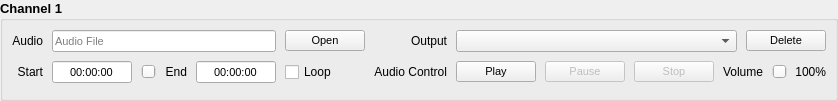
<?xml version="1.0" encoding="UTF-8"?>
<ui version="4.0">
 <class>AudioChannel</class>
 <widget class="QWidget" name="AudioChannel">
  <property name="geometry">
   <rect>
    <x>0</x>
    <y>0</y>
    <width>810</width>
    <height>100</height>
   </rect>
  </property>
  <property name="sizePolicy">
   <sizepolicy hsizetype="Preferred" vsizetype="Maximum">
    <horstretch>0</horstretch>
    <verstretch>0</verstretch>
   </sizepolicy>
  </property>
  <property name="windowTitle">
   <string>Audio Channel</string>
  </property>
  <layout class="QGridLayout" name="gridLayout">
   <property name="leftMargin">
    <number>0</number>
   </property>
   <property name="topMargin">
    <number>0</number>
   </property>
   <property name="rightMargin">
    <number>0</number>
   </property>
   <property name="bottomMargin">
    <number>0</number>
   </property>
   <property name="horizontalSpacing">
    <number>0</number>
   </property>
   <item row="0" column="0">
    <widget class="QGroupBox" name="labelGroupChannel">
     <property name="sizePolicy">
      <sizepolicy hsizetype="Preferred" vsizetype="Maximum">
       <horstretch>0</horstretch>
       <verstretch>0</verstretch>
      </sizepolicy>
     </property>
     <property name="font">
      <font>
       <pointsize>10</pointsize>
       <weight>75</weight>
       <bold>true</bold>
      </font>
     </property>
     <property name="title">
      <string>Channel 1</string>
     </property>
     <layout class="QHBoxLayout" name="horizontalLayout_11">
      <item>
       <widget class="QWidget" name="widget_5" native="true">
        <property name="sizePolicy">
         <sizepolicy hsizetype="Preferred" vsizetype="Maximum">
          <horstretch>0</horstretch>
          <verstretch>0</verstretch>
         </sizepolicy>
        </property>
        <property name="font">
         <font>
          <pointsize>8</pointsize>
          <weight>75</weight>
          <bold>true</bold>
         </font>
        </property>
        <layout class="QGridLayout" name="gridLayout_3" columnstretch="0,0,0,0,0,0,0,0,0">
         <property name="leftMargin">
          <number>0</number>
         </property>
         <property name="topMargin">
          <number>0</number>
         </property>
         <property name="rightMargin">
          <number>0</number>
         </property>
         <property name="bottomMargin">
          <number>6</number>
         </property>
         <property name="spacing">
          <number>9</number>
         </property>
         <item row="0" column="1" colspan="4">
          <widget class="QLineEdit" name="audioFile">
           <property name="minimumSize">
            <size>
             <width>160</width>
             <height>0</height>
            </size>
           </property>
           <property name="font">
            <font>
             <pointsize>8</pointsize>
             <weight>50</weight>
             <bold>false</bold>
            </font>
           </property>
           <property name="readOnly">
            <bool>true</bool>
           </property>
           <property name="placeholderText">
            <string>Audio File</string>
           </property>
          </widget>
         </item>
         <item row="0" column="5">
          <widget class="QPushButton" name="audioOpen">
           <property name="font">
            <font>
             <pointsize>8</pointsize>
             <weight>50</weight>
             <bold>false</bold>
            </font>
           </property>
           <property name="text">
            <string>Open</string>
           </property>
          </widget>
         </item>
         <item row="0" column="0">
          <widget class="QLabel" name="label">
           <property name="font">
            <font>
             <pointsize>9</pointsize>
             <weight>50</weight>
             <bold>false</bold>
            </font>
           </property>
           <property name="text">
            <string>Audio</string>
           </property>
           <property name="alignment">
            <set>Qt::AlignRight|Qt::AlignTrailing|Qt::AlignVCenter</set>
           </property>
          </widget>
         </item>
         <item row="1" column="0">
          <widget class="QLabel" name="label_24">
           <property name="font">
            <font>
             <pointsize>9</pointsize>
             <weight>50</weight>
             <bold>false</bold>
            </font>
           </property>
           <property name="text">
            <string>Start</string>
           </property>
           <property name="alignment">
            <set>Qt::AlignRight|Qt::AlignTrailing|Qt::AlignVCenter</set>
           </property>
          </widget>
         </item>
         <item row="0" column="6">
          <widget class="QLabel" name="label_17">
           <property name="font">
            <font>
             <pointsize>9</pointsize>
             <weight>50</weight>
             <bold>false</bold>
            </font>
           </property>
           <property name="text">
            <string>Output</string>
           </property>
           <property name="alignment">
            <set>Qt::AlignRight|Qt::AlignTrailing|Qt::AlignVCenter</set>
           </property>
          </widget>
         </item>
         <item row="1" column="4">
          <widget class="QLineEdit" name="timeEnd">
           <property name="minimumSize">
            <size>
             <width>80</width>
             <height>0</height>
            </size>
           </property>
           <property name="maximumSize">
            <size>
             <width>80</width>
             <height>16777215</height>
            </size>
           </property>
           <property name="font">
            <font>
             <pointsize>8</pointsize>
             <weight>50</weight>
             <bold>false</bold>
            </font>
           </property>
           <property name="inputMask">
            <string>HH:HH:HH</string>
           </property>
           <property name="text">
            <string>00:00:00</string>
           </property>
           <property name="alignment">
            <set>Qt::AlignCenter</set>
           </property>
           <property name="placeholderText">
            <string>00:00:00</string>
           </property>
          </widget>
         </item>
         <item row="1" column="1">
          <widget class="QLineEdit" name="timeStart">
           <property name="minimumSize">
            <size>
             <width>80</width>
             <height>0</height>
            </size>
           </property>
           <property name="maximumSize">
            <size>
             <width>80</width>
             <height>16777215</height>
            </size>
           </property>
           <property name="font">
            <font>
             <pointsize>8</pointsize>
             <weight>50</weight>
             <bold>false</bold>
            </font>
           </property>
           <property name="inputMask">
            <string>HH:HH:HH</string>
           </property>
           <property name="text">
            <string>00:00:00</string>
           </property>
           <property name="alignment">
            <set>Qt::AlignCenter</set>
           </property>
           <property name="placeholderText">
            <string>00:00:00</string>
           </property>
          </widget>
         </item>
         <item row="1" column="2">
          <widget class="QSlider" name="audioDuration">
           <property name="mouseTracking">
            <bool>false</bool>
           </property>
           <property name="tabletTracking">
            <bool>false</bool>
           </property>
           <property name="tracking">
            <bool>true</bool>
           </property>
           <property name="orientation">
            <enum>Qt::Horizontal</enum>
           </property>
           <property name="invertedAppearance">
            <bool>false</bool>
           </property>
           <property name="invertedControls">
            <bool>false</bool>
           </property>
           <property name="tickPosition">
            <enum>QSlider::NoTicks</enum>
           </property>
          </widget>
         </item>
         <item row="1" column="5">
          <widget class="QCheckBox" name="audioLoop">
           <property name="sizePolicy">
            <sizepolicy hsizetype="Fixed" vsizetype="Fixed">
             <horstretch>0</horstretch>
             <verstretch>0</verstretch>
            </sizepolicy>
           </property>
           <property name="font">
            <font>
             <pointsize>9</pointsize>
             <weight>50</weight>
             <bold>false</bold>
            </font>
           </property>
           <property name="text">
            <string>Loop</string>
           </property>
          </widget>
         </item>
         <item row="0" column="8">
          <widget class="QPushButton" name="btnDelete">
           <property name="sizePolicy">
            <sizepolicy hsizetype="Maximum" vsizetype="Maximum">
             <horstretch>0</horstretch>
             <verstretch>0</verstretch>
            </sizepolicy>
           </property>
           <property name="font">
            <font>
             <pointsize>8</pointsize>
             <weight>50</weight>
             <bold>false</bold>
            </font>
           </property>
           <property name="text">
            <string>Delete</string>
           </property>
          </widget>
         </item>
         <item row="1" column="3">
          <widget class="QLabel" name="label_23">
           <property name="font">
            <font>
             <pointsize>9</pointsize>
             <weight>50</weight>
             <bold>false</bold>
            </font>
           </property>
           <property name="text">
            <string>End</string>
           </property>
           <property name="alignment">
            <set>Qt::AlignRight|Qt::AlignTrailing|Qt::AlignVCenter</set>
           </property>
          </widget>
         </item>
         <item row="0" column="7">
          <widget class="QComboBox" name="audioOutput">
           <property name="sizePolicy">
            <sizepolicy hsizetype="Expanding" vsizetype="Preferred">
             <horstretch>0</horstretch>
             <verstretch>0</verstretch>
            </sizepolicy>
           </property>
           <property name="font">
            <font>
             <pointsize>8</pointsize>
             <weight>50</weight>
             <bold>false</bold>
            </font>
           </property>
          </widget>
         </item>
         <item row="1" column="6">
          <widget class="QLabel" name="label_16">
           <property name="sizePolicy">
            <sizepolicy hsizetype="Preferred" vsizetype="Preferred">
             <horstretch>0</horstretch>
             <verstretch>0</verstretch>
            </sizepolicy>
           </property>
           <property name="font">
            <font>
             <pointsize>9</pointsize>
             <weight>50</weight>
             <bold>false</bold>
            </font>
           </property>
           <property name="text">
            <string>Audio Control</string>
           </property>
           <property name="alignment">
            <set>Qt::AlignRight|Qt::AlignTrailing|Qt::AlignVCenter</set>
           </property>
          </widget>
         </item>
         <item row="1" column="7" colspan="2">
          <layout class="QHBoxLayout" name="horizontalLayout_4">
           <item>
            <widget class="QPushButton" name="btnPlay">
             <property name="font">
              <font>
               <pointsize>8</pointsize>
               <weight>50</weight>
               <bold>false</bold>
              </font>
             </property>
             <property name="text">
              <string>Play</string>
             </property>
            </widget>
           </item>
           <item>
            <widget class="QPushButton" name="btnPause">
             <property name="enabled">
              <bool>false</bool>
             </property>
             <property name="font">
              <font>
               <pointsize>8</pointsize>
               <weight>50</weight>
               <bold>false</bold>
              </font>
             </property>
             <property name="text">
              <string>Pause</string>
             </property>
            </widget>
           </item>
           <item>
            <widget class="QPushButton" name="btnStop">
             <property name="enabled">
              <bool>false</bool>
             </property>
             <property name="font">
              <font>
               <pointsize>8</pointsize>
               <weight>50</weight>
               <bold>false</bold>
              </font>
             </property>
             <property name="text">
              <string>Stop</string>
             </property>
            </widget>
           </item>
           <item>
            <layout class="QHBoxLayout" name="horizontalLayout">
             <item>
              <widget class="QLabel" name="label_15">
               <property name="font">
                <font>
                 <pointsize>9</pointsize>
                 <weight>50</weight>
                 <bold>false</bold>
                </font>
               </property>
               <property name="text">
                <string>Volume</string>
               </property>
               <property name="alignment">
                <set>Qt::AlignRight|Qt::AlignTrailing|Qt::AlignVCenter</set>
               </property>
              </widget>
             </item>
             <item>
              <widget class="QSlider" name="sliderVolume">
               <property name="sizePolicy">
                <sizepolicy hsizetype="Expanding" vsizetype="Fixed">
                 <horstretch>0</horstretch>
                 <verstretch>0</verstretch>
                </sizepolicy>
               </property>
               <property name="minimumSize">
                <size>
                 <width>0</width>
                 <height>0</height>
                </size>
               </property>
               <property name="maximumSize">
                <size>
                 <width>16777215</width>
                 <height>16777215</height>
                </size>
               </property>
               <property name="maximum">
                <number>100</number>
               </property>
               <property name="value">
                <number>100</number>
               </property>
               <property name="orientation">
                <enum>Qt::Horizontal</enum>
               </property>
              </widget>
             </item>
             <item>
              <widget class="QLabel" name="labelVolume">
               <property name="minimumSize">
                <size>
                 <width>30</width>
                 <height>0</height>
                </size>
               </property>
               <property name="font">
                <font>
                 <pointsize>9</pointsize>
                 <weight>50</weight>
                 <bold>false</bold>
                </font>
               </property>
               <property name="text">
                <string>100%</string>
               </property>
               <property name="alignment">
                <set>Qt::AlignRight|Qt::AlignTrailing|Qt::AlignVCenter</set>
               </property>
              </widget>
             </item>
            </layout>
           </item>
          </layout>
         </item>
        </layout>
       </widget>
      </item>
     </layout>
    </widget>
   </item>
  </layout>
 </widget>
 <resources/>
 <connections/>
</ui>
